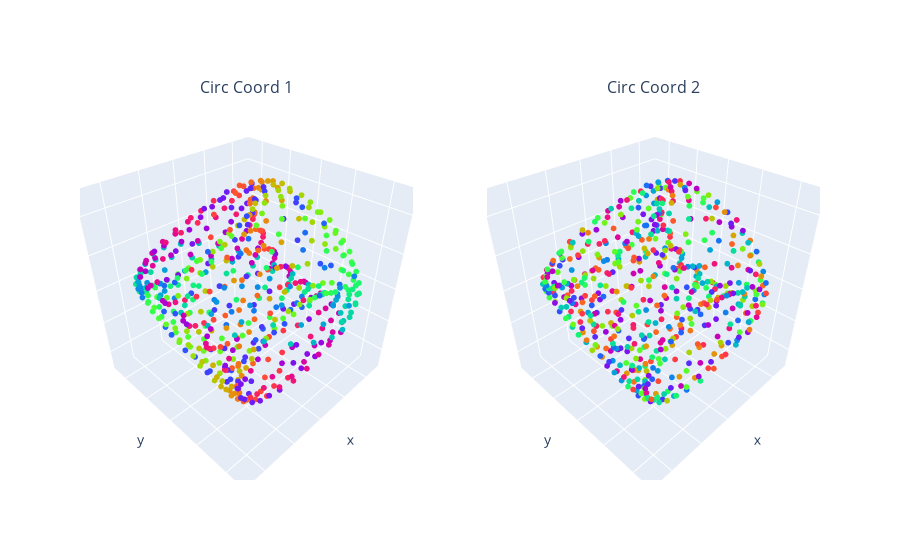

The notebook cell saved with this chart:
### Code cell
# Plot data with 2 circular coordinates

fig = make_subplots(rows=1, cols=len(coho_classes), 
                    subplot_titles = tuple('Circ Coord '+str(i+1) for i in coho_classes),
                    specs = [[{'type': 'scatter3d'} for i in coho_classes]])

for i, coord in enumerate(circular_coords):
    fig.add_trace(
        go.Scatter3d(x=XS_pca[:,0], y=XS_pca[:,1], z=XS_pca[:,2],   mode ='markers', 
        marker=dict(size = 2 , color =  circular_coords[i])),  
        row=1, col=i+1)
    fig.update_scenes(xaxis=dict( ticks='', showticklabels=False), 
                      yaxis=dict( ticks='', showticklabels=False), 
                      zaxis=dict( ticks='', showticklabels=False), 
                      aspectmode='data', row=1, col=i+1)

fig.update_layout( showlegend=False )
fig.show()

### Figure 1 — Plotly figure (JSON) as saved in the notebook; plotly's stock layout.template omitted (floating-point values rounded to 4 significant figures; data arrays with more than 128 entries replaced by an {"elided": "..."} marker saying what was removed)
{"data": [{"marker": {"color": {"elided": "598x3 float values"}, "size": 2}, "mode": "markers", "scene": "scene", "type": "scatter3d", "x": {"elided": "598 float values"}, "y": {"elided": "598 float values"}, "z": {"elided": "598 float values"}}, {"marker": {"color": {"elided": "598x3 float values"}, "size": 2}, "mode": "markers", "scene": "scene2", "type": "scatter3d", "x": {"elided": "598 float values"}, "y": {"elided": "598 float values"}, "z": {"elided": "598 float values"}}], "layout": {"annotations": [{"font": {"size": 16}, "showarrow": false, "text": "Circ Coord 1", "x": 0.225, "xanchor": "center", "xref": "paper", "y": 1, "yanchor": "bottom", "yref": "paper"}, {"font": {"size": 16}, "showarrow": false, "text": "Circ Coord 2", "x": 0.775, "xanchor": "center", "xref": "paper", "y": 1, "yanchor": "bottom", "yref": "paper"}], "scene": {"aspectmode": "data", "domain": {"x": [0, 0.45], "y": [0, 1]}, "xaxis": {"showticklabels": false, "ticks": ""}, "yaxis": {"showticklabels": false, "ticks": ""}, "zaxis": {"showticklabels": false, "ticks": ""}}, "scene2": {"aspectmode": "data", "domain": {"x": [0.55, 1], "y": [0, 1]}, "xaxis": {"showticklabels": false, "ticks": ""}, "yaxis": {"showticklabels": false, "ticks": ""}, "zaxis": {"showticklabels": false, "ticks": ""}}, "showlegend": false}}
